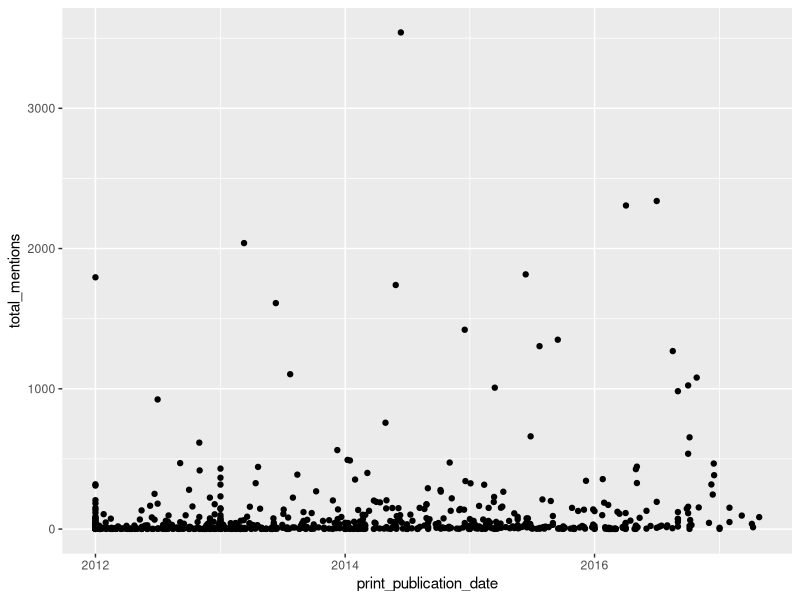
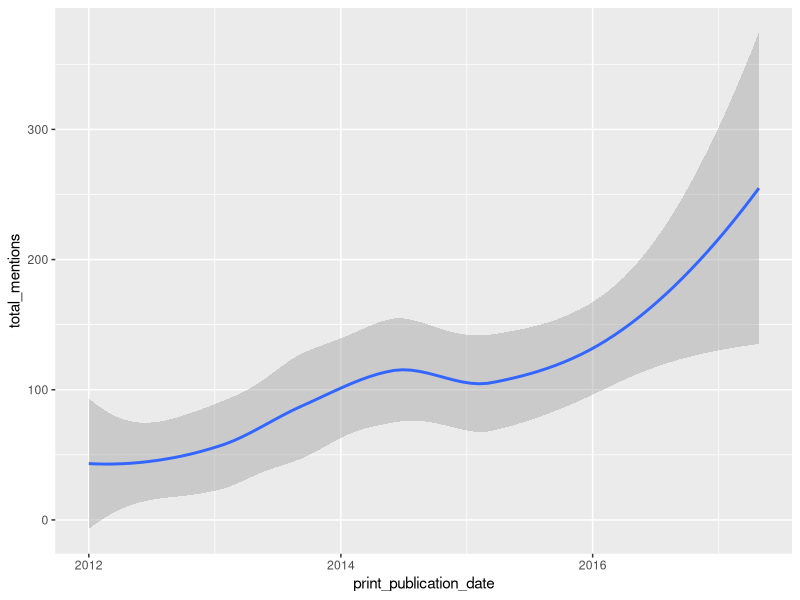
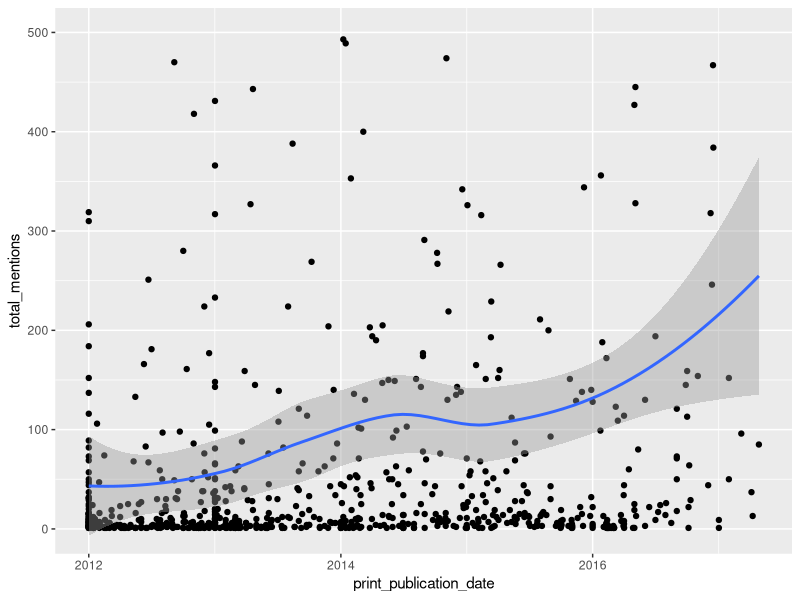

R code for these plots, in order:
# install.packages("tidyverse")

library(tidyverse)

# load an articles master file

articles <- read_csv("../files_out/20180215_0938_master.csv")

# plots articles by publication date and total mentions

ggplot(articles, aes(x = print_publication_date, y = total_mentions)) +
  geom_point() 

# plots a trend line through the mentions by date

ggplot(articles, aes(x = print_publication_date, y = total_mentions)) +
  geom_smooth()

# plots the articles and the trend on the same chart
# outlying articles with > 500 mentions excluded

ggplot(articles, aes(x = print_publication_date, y = total_mentions)) +
  geom_point() +
  geom_smooth() +
  coord_cartesian(ylim = c(0, 500))
